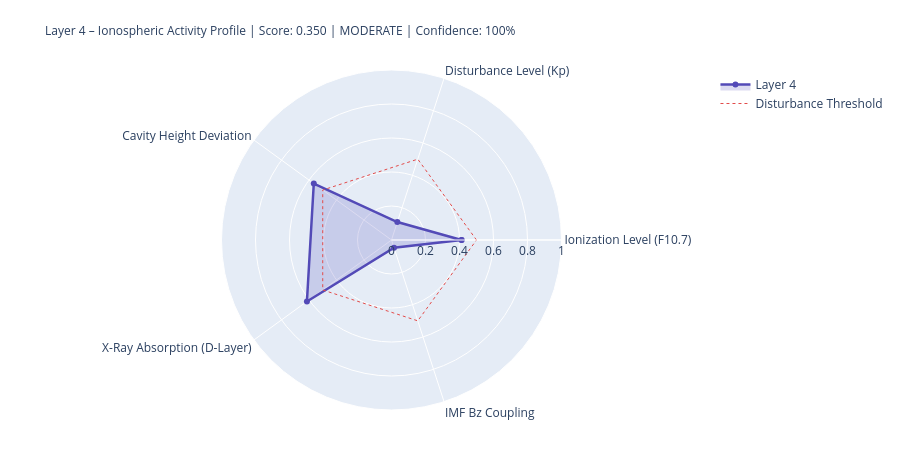

Source (notebook cell):
### Markdown cell above
---
## 4. State Assessment & Handoff to Layer 5

### Code cell
# ============================================================
# LAYER-4-SCORE
# ============================================================

COMPONENTS = {
    'Ionization Level (F10.7)':    {'score': ioniz,       'source': 'primary' if f107_now else 'from_layer0', 'dynamic': True},
    'Disturbance Level (Kp)':          {'score': disturb,     'source': 'primary' if kp_now   else 'from_layer0', 'dynamic': True},
    'Cavity Height Deviation':    {'score': h_dev,       'source': 'derived',                                'dynamic': True},
    'X-Ray Absorption (D-Layer)':{'score': xray_ioniz,  'source': 'primary' if xray_now else 'missing',     'dynamic': True},
    'IMF Bz Coupling':             {'score': bz_coupling, 'source': 'primary' if bz_now   else 'from_layer0', 'dynamic': True},
}

available    = {k: v['score'] for k, v in COMPONENTS.items() if v['score'] is not None}
unavailable  = [k for k, v in COMPONENTS.items() if v['score'] is None]
layer4_score = round(sum(available.values()) / len(available), 4) if available else None
confidence   = round(len(available) / len(COMPONENTS), 2)
level = ('unknown' if layer4_score is None
         else 'quiet'   if layer4_score < 0.3
         else 'moderate' if layer4_score < 0.6
         else 'active')
dominant_l4 = max(available, key=available.get) if available else 'none'

# Resonance delta for Schumann SR-1
sr1_ref = schumann_freq(1, 80.0)
sr1_now = schumann_freq(1, h_eff)
sr1_delta_mhz = (sr1_now - sr1_ref) * 1000

# Propagation conditions
prop_cond = ('disturbed'   if kp_val > 4
             else 'unsettled' if kp_val > 2
             else 'normal')
if xray_class in ['X', 'M']:
    prop_cond = 'Radio-Blackout moeglich'

W = 68
print('=' * W)
print('LAYER 4 – IONOSPHERE – STATE ASSESSMENT')
print('=' * W)
for name, comp in COMPONENTS.items():
    s = comp['score']
    if s is not None:
        bar = '█' * int(s * 20) + '░' * (20 - int(s * 20))
        print(f'  {name:<36} {bar}  {s:.3f}  [{comp["source"]}]')
    else:
        print(f'  {name:<36} {"─" * 20}  n/a   [missing]')
print('-' * W)
print(f'  Score:          {layer4_score:.3f}  ({len(available)}/{len(COMPONENTS)} components)')
print(f'  Confidence:     {confidence:.0%}')
print(f'  Level:          {level.upper()}')
print(f'  Dominant:       {dominant_l4}')
print(f'  Cavity height:  {h_eff:.1f} km  (Ref: 80.0 km)')
print(f'  SR-1:           {sr1_now:.3f} Hz  (Δ {sr1_delta_mhz:+.1f} mHz vs. ref)')
print(f'  Propagation:    {prop_cond}')
print(f'  X-Ray:          {xray_class}-class  ({xray_now:.2e} W/m²)' if xray_now else '  X-Ray:          n/a')
print('=' * W)

# Radar
cats   = list(available.keys())
vals_r = list(available.values())
if len(cats) >= 3:
    fig = go.Figure()
    fig.add_trace(go.Scatterpolar(
        r=vals_r + [vals_r[0]], theta=cats + [cats[0]],
        fill='toself', fillcolor='rgba(83,74,183,0.20)',
        line=dict(color='#534AB7', width=2.5), name='Layer 4'
    ))
    fig.add_trace(go.Scatterpolar(
        r=[0.5] * (len(cats)+1), theta=cats + [cats[0]],
        line=dict(color='#E24B4A', dash='dot', width=1),
        mode='lines', name='Disturbance Threshold'
    ))
    fig.update_layout(
        title=dict(
            text=f'Layer 4 – Ionospheric Activity Profile | Score: {layer4_score:.3f} | {level.upper()} | Confidence: {confidence:.0%}',
            font=dict(size=12)
        ),
        polar=dict(radialaxis=dict(visible=True, range=[0, 1])),
        height=450, showlegend=True,
        margin=dict(l=80, r=80, t=70, b=40)
    )
    fig.show()

### Figure 1 — Plotly figure (JSON) as saved in the notebook; plotly's stock layout.template omitted (floating-point values rounded to 4 significant figures)
{"data": [{"fill": "toself", "fillcolor": "rgba(83,74,183,0.20)", "line": {"color": "#534AB7", "width": 2.5}, "name": "Layer 4", "r": [0.412, 0.111, 0.565, 0.615, 0.048, 0.412], "theta": ["Ionization Level (F10.7)", "Disturbance Level (Kp)", "Cavity Height Deviation", "X-Ray Absorption (D-Layer)", "IMF Bz Coupling", "Ionization Level (F10.7)"], "type": "scatterpolar"}, {"line": {"color": "#E24B4A", "dash": "dot", "width": 1}, "mode": "lines", "name": "Disturbance Threshold", "r": [0.5, 0.5, 0.5, 0.5, 0.5, 0.5], "theta": ["Ionization Level (F10.7)", "Disturbance Level (Kp)", "Cavity Height Deviation", "X-Ray Absorption (D-Layer)", "IMF Bz Coupling", "Ionization Level (F10.7)"], "type": "scatterpolar"}], "layout": {"height": 450, "margin": {"b": 40, "l": 80, "r": 80, "t": 70}, "polar": {"radialaxis": {"range": [0, 1], "visible": true}}, "showlegend": true, "title": {"font": {"size": 12}, "text": "Layer 4 – Ionospheric Activity Profile | Score: 0.350 | MODERATE | Confidence: 100%"}}}
